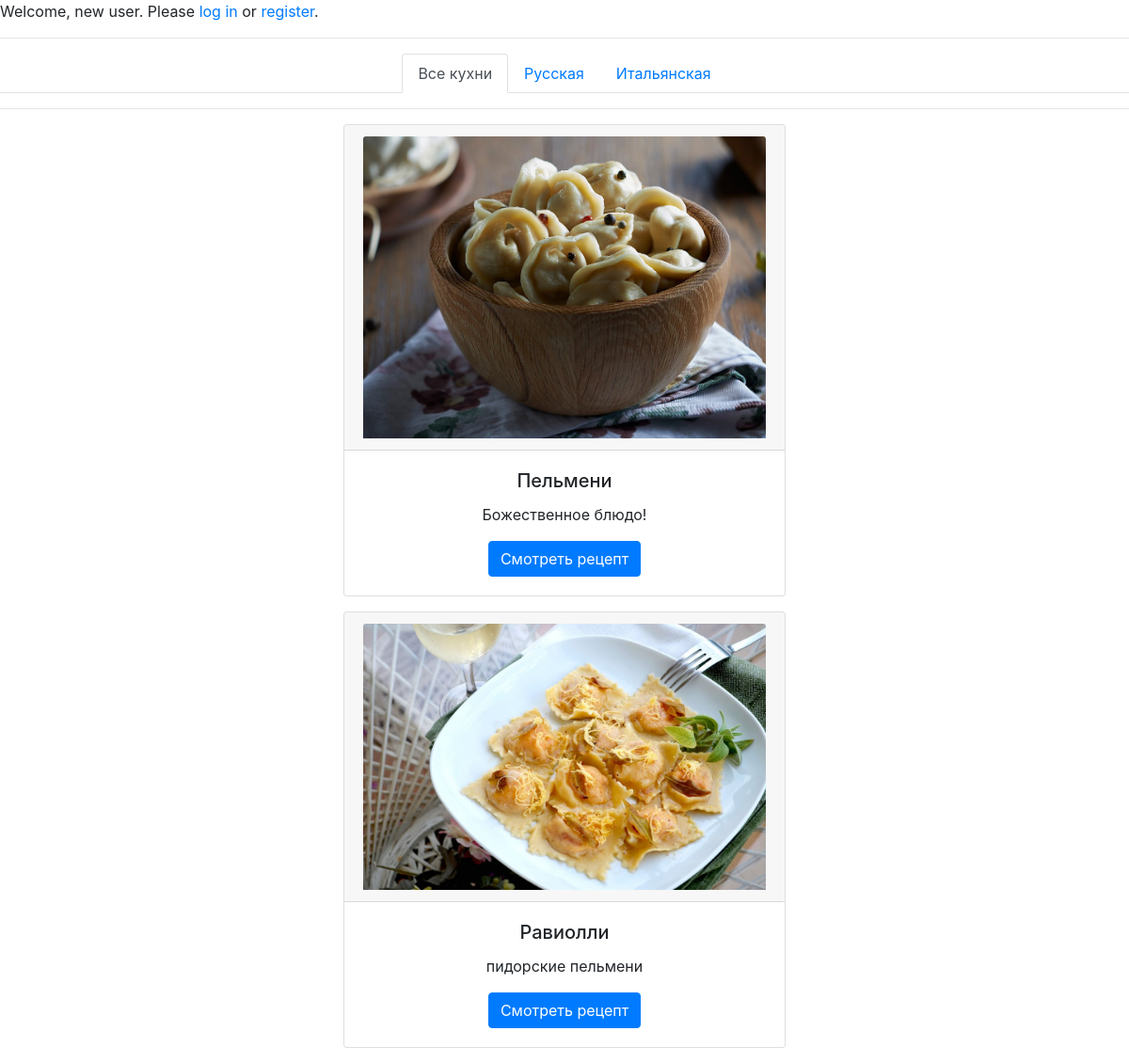
Before: /recipes/ with the older database file.
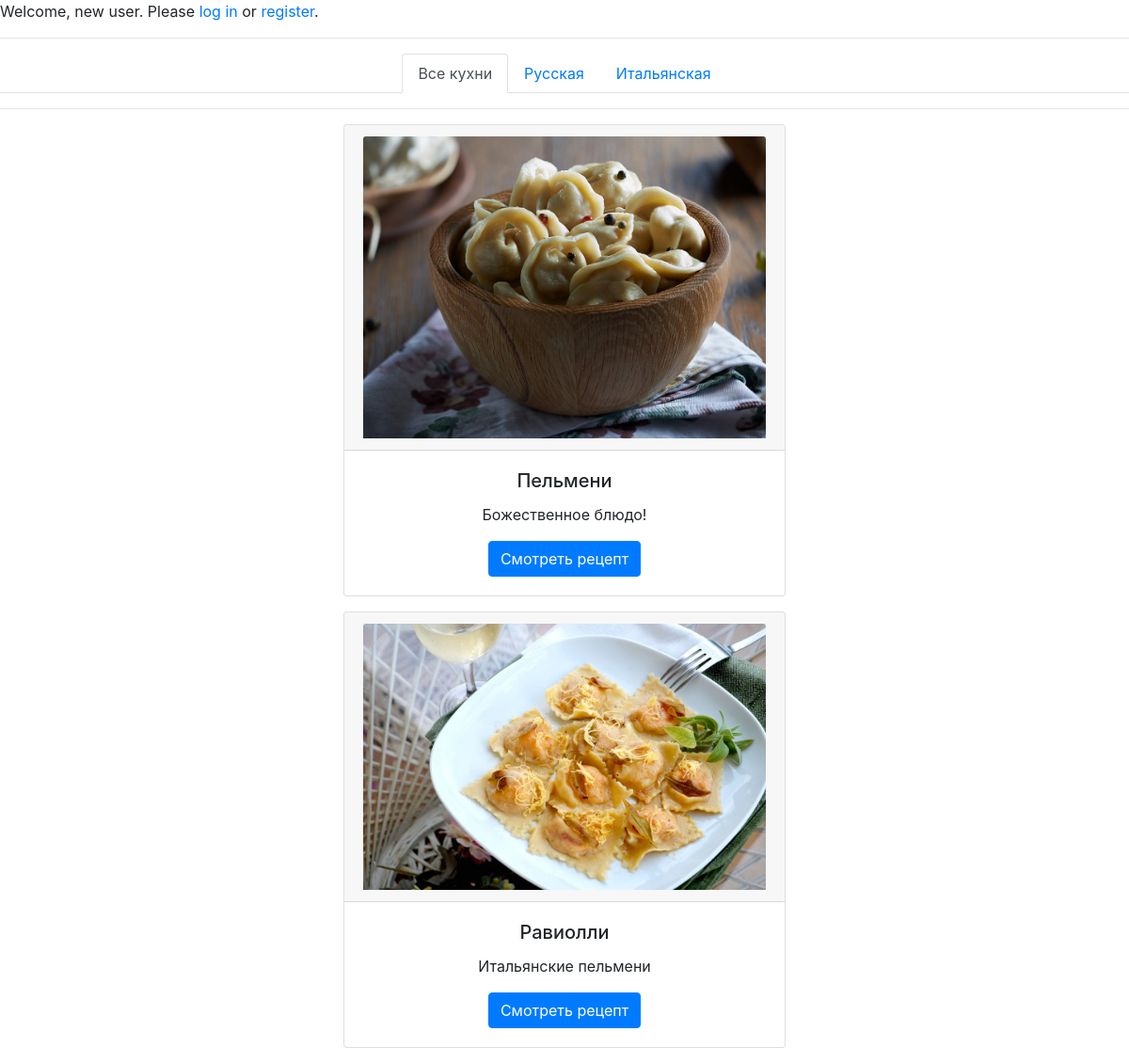
After: the same page with the newer database file.
### mainapp/models.py (models this page shows, shortened)
class Recipe(models.Model):
    class Meta:
        verbose_name = 'Рецепт'
        verbose_name_plural = 'Рецепты'
    cuisine = models.ForeignKey(Cuisine, on_delete=models.CASCADE)
    name = models.CharField(verbose_name='название рецепта', max_length=255)
    description = models.TextField(verbose_name='описание', blank=True)
    cooking = models.TextField(verbose_name='способ приготовления', blank=False)
    image = models.ImageField(upload_to='recipe_photos', blank=True)

### mainapp/views.py (the view)
# urls.py: path('', mainapp.RecipeList.as_view(), name='index'),
class RecipeList(ListView):
    model = Recipe
    context_object_name = 'recipes'
    template_name = 'mainapp/recipes.html'
    def get_context_data(self, **kwargs):
        context = super().get_context_data(**kwargs)
        context['cuisine_list'] = Cuisine.objects.all()
        return context

### mainapp/templates/mainapp/recipes.html (shortened to what this page needs)
{% extends 'mainapp/base.html' %}
{% block content %}
<div class="container">
    {% for recipe in recipes %}
        <div class="card text-center">
            <div class="card-header">
                <img src="/media/{{ recipe.image }}" class="card-img-top" alt="...">
            </div>
            <div class="card-body">
                <h5 class="card-title">{{ recipe.name }}</h5>
                <p class="card-text">{{ recipe.description }}</p>
                <a href="{% url 'recipes:recipe' recipe.pk %}" class="btn btn-primary">Смотреть рецепт</a>
            </div>
        </div>
    {% endfor %}
</div>
{% endblock %}

Changed rows visible on the page:
changed Recipe "Равиолли": description "пидорские пельмени" → "Итальянские пельмени"
